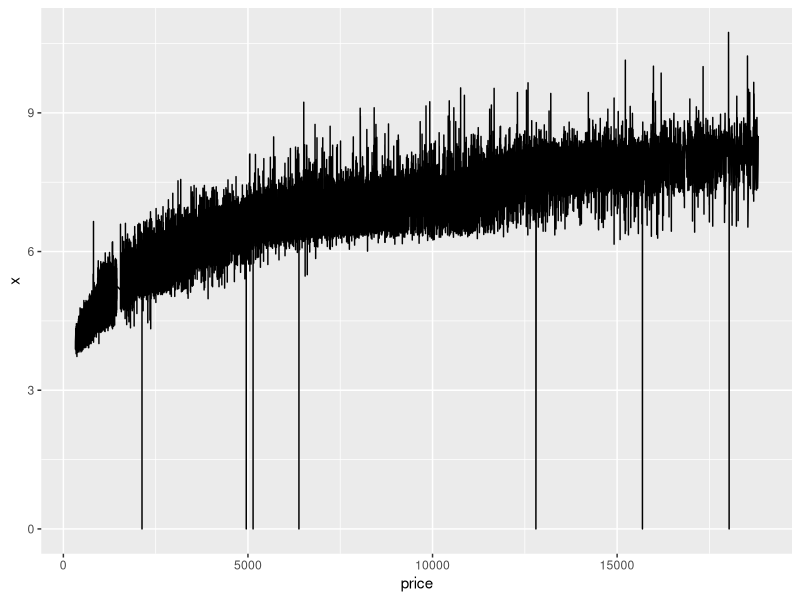
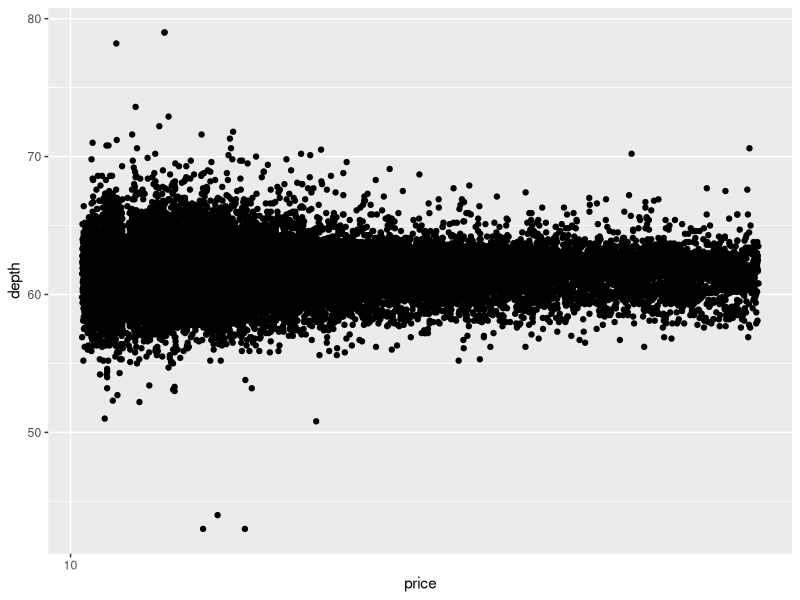
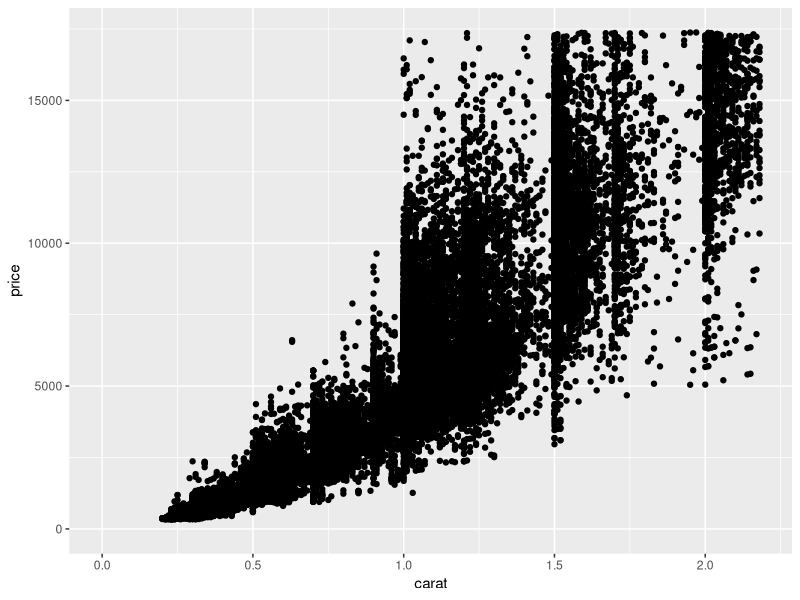
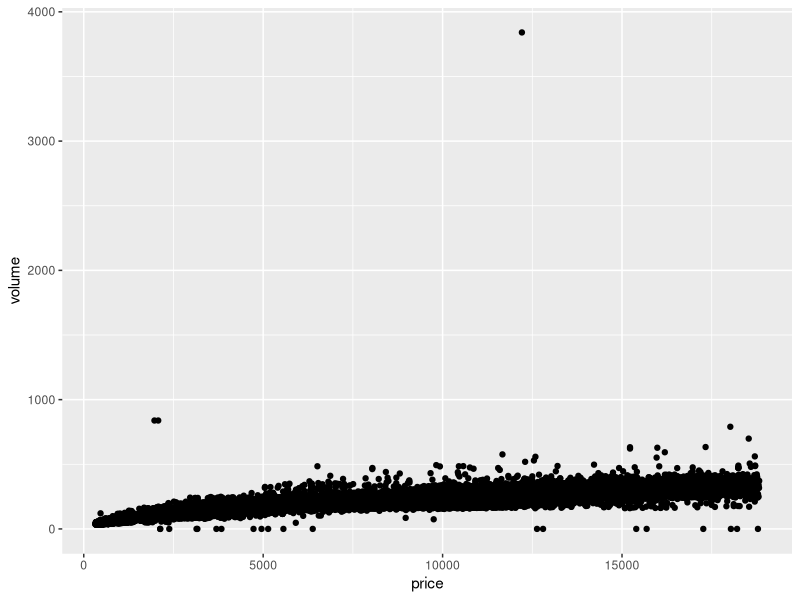

These figures' R source, in order: (Note: this script raises an error after producing the figures.)
## ---- chunk 1
# In this problem set, you'll continue
# to explore the diamonds data set.

# Your first task is to create a
# scatterplot of price vs x.
# using the ggplot syntax.

# This assignment is not graded and
# will be marked as correct when you submit.

# ENTER YOUR CODE BELOW THIS LINE
# ===========================================
library(ggplot2)
diamonds
summary(diamonds)

ggplot(aes(x=price, y=x), data = diamonds) + geom_line()

## ---- chunk 2

cor.test(diamonds$price, diamonds$x)

cor.test(diamonds$price, diamonds$y)

cor.test(diamonds$price, diamonds$z)

## ---- chunk 3
# Create a simple scatter plot of price vs depth.

# This assignment is not graded and
# will be marked as correct when you submit.

# ENTER YOUR CODE BELOW THIS LINE
#==================================================

ggplot(aes(x=price, y= depth), data=diamonds) + geom_point(alpha = 1)  + scale_x_continuous(breaks = 10)

## ---- chunk 4

cor.test(diamonds$depth, diamonds$price)

## ---- chunk 5

# Create a scatterplot of price vs carat
# and omit the top 1% of price and carat
# values.

# This assignment is not graded and
# will be marked as correct when you submit.

# ENTER YOUR CODE BELOW THIS LINE
# ========================================
ggplot(data = diamonds,aes(x = carat, y = price)) + 
  xlim(0,quantile(diamonds$carat,0.99)) +
  ylim(0,quantile(diamonds$price,0.99)) +
  geom_point()



## ---- chunk 6
# Create a scatterplot of price vs. volume (x * y * z).
# This is a very rough approximation for a diamond's volume.

# Create a new variable for volume in the diamonds data frame.
# This will be useful in a later exercise.

# Don't make any adjustments to the plot just yet.

# This assignment is not graded and
# will be marked as correct when you submit.

# ENTER YOUR CODE BELOW THIS LINE
# =================================================================
diamonds$volume <- diamonds$x * diamonds$y * diamonds$z

ggplot(aes(price, volume), data = diamonds) + geom_point()

## ---- chunk 7
install.packages(plyr)
library(plyr)
detach("package:plyr", unload=TRUE)

count(diamonds$volume == 0)

cor.test(diamonds$price, diamonds$volume)
?with

with(subset(diamonds , diamonds$volume!=0 & diamonds$volume < 800), cor.test(price, volume))

## ---- chunk 8
# Subset the data to exclude diamonds with a volume
# greater than or equal to 800. Also, exclude diamonds
# with a volume of 0. Adjust the transparency of the
# points and add a linear model to the plot. (See the
# Instructor Notes or look up the documentation of
# geom_smooth() for more details about smoothers.)

# We encourage you to think about this next question and
# to post your thoughts in the discussion section.

# Do you think this would be a useful model to estimate
# the price of diamonds? Why or why not?

# This assignment is not graded and
# will be marked as correct when you submit.

# ENTER YOUR CODE BELOW THIS LINE
# ========================================


ggplot(aes(price, volume), data = subset(diamonds , diamonds$volume!=0 & diamonds$volume < 800)) + geom_point() + geom_smooth()


## ---- chunk 9
# Use the function dplyr package
# to create a new data frame containing
# info on diamonds by clarity.

# Name the data frame diamondsByClarity

# The data frame should contain the following
# variables in this order.

#       (1) mean_price
#       (2) median_price
#       (3) min_price
#       (4) max_price
#       (5) n

# where n is the number of diamonds in each
# level of clarity.

# This assignment WILL BE automatically
# graded!

# DO NOT ALTER THE NEXT THREE LINES OF CODE.
# ======================================================
suppressMessages(library(ggplot2))
suppressMessages(library(dplyr))
data(diamonds)

# ENTER YOUR CODE BELOW THIS LINE
# ======================================================


## ---- chunk 10


## ---- chunk 11


## ---- chunk 12


